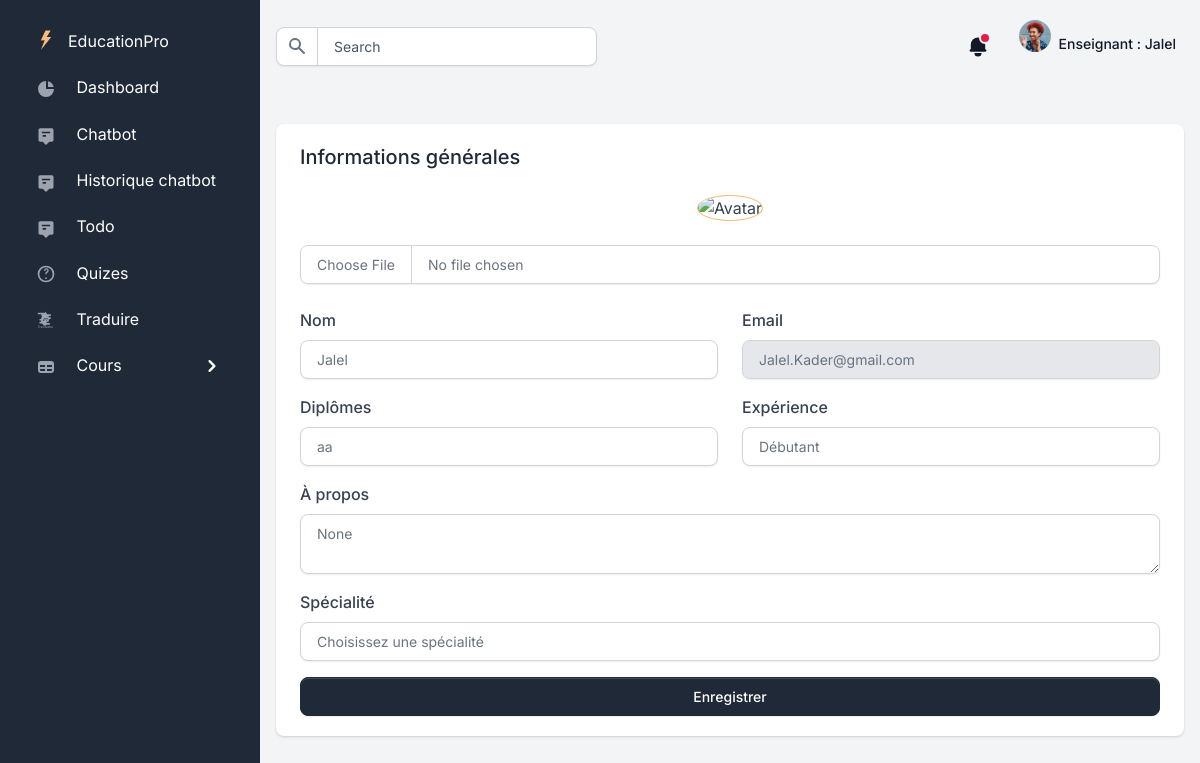
Page /accounts/profile (signed in) on the committed database.
### accounts/models.py (models this page shows, shortened)
class CustomUser(AbstractUser):
    ROLES = [
        ('Etudiant', 'Étudiant'),
        ('Enseignant', 'Enseignant'),
    ]
    EXPERIENCES = [
        ('Débutant', 'Débutant'),
        ('Intermédiaire', 'Intermédiaire'),
        ('Avancé', 'Avancé'),
    ]
    SPECIALITES = [
        ('Développement Web', 'Développement Web'),
        ('Développement Mobile', 'Développement Mobile'),
        ('Développement Logiciel', 'Développement Logiciel'),
        ('Développement Jeux Vidéo', 'Développement Jeux Vidéo'),
        ('Développement Réseau', 'Développement Réseau'),
        ('Développement Système', 'Développement Système'),
        ('Développement Embarqué', 'Développement Embarqué'),
        ('Développement IA', 'Développement IA'),
        ('Développement IoT', 'Développement IoT'),
        ('Développement Cloud', 'Développement Cloud'),
        ('Développement Big Data', 'Développement Big Data'),
        ('Développement Blockchain', 'Développement Blockchain'),
        ('Développement Sécurité', 'Développement Sécurité'),
        ('Développement DevOps', 'Développement DevOps'),
        ('Développement Autre', 'Développement Autre'),
    ]
    role = models.CharField(max_length=50, choices=ROLES, default='Etudiant')
    experience = models.CharField(max_length=50, choices=EXPERIENCES, default='Débutant')
    diplomes = models.CharField(max_length=255, blank=True, null=True)
    specialite = models.CharField(max_length=100, blank=True, null=True)
    about = models.TextField(blank=True, null=True)
    avatar = models.ImageField(upload_to='avatars/', blank=True, null=True)

### accounts/views.py (the view, shortened to what this page needs)
# urls.py: path('profile', views.profile, name='profile'),
@login_required(login_url='signin')
def profile(request):
    user = request.user
    error = False
    message = ""
    return render(request, 'accounts/profile.html', {'user': user, 'error': error, 'message': message})

### templates/accounts/profile.html (shortened to what this page needs)
{% extends "layouts/base.html" %}
{% block content %}
<div class="d-flex justify-content-between flex-wrap flex-md-nowrap align-items-center py-4">
</div>
<div class="row">
    <div >
        <div class="card card-body border-0 shadow mb-4">
            <h2 class="h5 mb-4">Informations générales</h2>
            <form action="{% url 'update_profile' %}" method="POST" enctype="multipart/form-data">
                <div class="text-center mb-4">
                    {% if user.avatar %}
                    <img src="{{ user.avatar.url }}" alt="Avatar" class="rounded-circle border border-primary" width="150" height="150">
                    {% else %}
                    <img src="https://mdbootstrap.com/img/Photos/new-templates/bootstrap-login-form/draw2.png" alt="Avatar" class="rounded-circle border border-secondary" width="150" height="150">
                    {% endif %}
                </div>
                <div class="form-outline mb-4">
                    <input type="file" class="form-control" id="avatar" name="avatar">
                </div>
                <div class="row">
                    <div class="col-md-6 mb-3">
                        <label for="name">Nom</label>
                        <input type="text" id="name" name="name" class="form-control" value="{{ user.username }}" required>
                    </div>
                    <div class="col-md-6 mb-3">
                        <label for="email">Email</label>
                        <input type="email" id="email" name="email" class="form-control" value="{{ user.email }}" readonly>
                    </div>
                </div>
                <div class="row">
                    <div class="col-md-6 mb-3">
                        <label for="diplomes">Diplômes</label>
                        <input type="text" id="diplomes" name="diplomes" class="form-control" value="{{ user.diplomes }}">
                    </div>
                    <div class="col-md-6 mb-3">
                        <label for="experience">Expérience</label>
                        <select id="experience" name="experience" class="form-control">
                            <option value="Débutant" {% if user.experience == 'Débutant' %}selected{% endif %}>Débutant</option>
                        </select>
                    </div>
                </div>
                <div class="mb-3">
                    <label for="about">À propos</label>
                    <textarea id="about" name="about" class="form-control">{{ user.about }}</textarea>
                </div>
                <div class="mb-3">
                    <label for="specialite">Spécialité</label>
                    <select id="specialite" class="form-control" name="specialite">
                        <option value="" disabled selected>Choisissez une spécialité</option>
                    </select>
                </div>
                <div class="d-flex justify-content-end">
                    <button type="submit" class="btn btn-primary w-100">Enregistrer</button>
                </div>
            </form>
        </div>
    </div>
</div>
{% endblock content %}

### templates/includes/navigation.html (shortened to what this page needs)
<nav class="navbar navbar-top navbar-expand navbar-dashboard navbar-dark ps-0 pe-2 pb-0">
              <div class="container-fluid px-0">
                <div class="d-flex justify-content-between w-100" id="navbarSupportedContent">
                  <div class="d-flex align-items-center">
                    <form class="navbar-search form-inline" id="navbar-search-main">
                      <div class="input-group input-group-merge search-bar">
                          <span class="input-group-text" id="topbar-addon">
                          </span>
                          <input type="text" class="form-control" id="topbarInputIconLeft" placeholder="Search" aria-label="Search" aria-describedby="topbar-addon">
                      </div>
                    </form>
                  </div>
                  <ul class="navbar-nav align-items-center">
                    <li class="nav-item dropdown">
                      <a class="nav-link text-dark notification-bell unread dropdown-toggle" data-unread-notifications="true" href="#" role="button" data-bs-toggle="dropdown" data-bs-display="static" aria-expanded="false">
                        <svg class="icon icon-sm text-gray-900" fill="currentColor" viewBox="0 0 20 20" xmlns="http://www.w3.org/2000/svg"><path d="M10 2a6 6 0 00-6 6v3.586l-.707.707A1 1 0 004 14h12a1 1 0 00.707-1.707L16 11.586V8a6 6 0 00-6-6zM10 18a3 3 0 01-3-3h6a3 3 0 01-3 3z"></path></svg>
                      </a>
                    </li>
                    <li class="nav-item dropdown ms-lg-3">
                      <a class="nav-link dropdown-toggle pt-1 px-0" href="#" role="button" data-bs-toggle="dropdown" aria-expanded="false">
                        <div class="media d-flex align-items-center">
                            <p class="text-center">
                                {% if user.avatar %}
                                <img src="{{ user.avatar.url }}" alt="Avatar"  class="avatar rounded-circle" >
                                {% else %}
                                <img src="/static/assets/img/team/profile-picture-3.jpg" alt="Avatar"  class="avatar rounded-circle" >
                                {% endif %}
                            </p>
                          <div class="media-body ms-2 text-dark align-items-center d-none d-lg-block">
                            <span class="mb-0 font-small fw-bold text-gray-900">
                              {% if user.is_authenticated and user.role == 'Etudiant'%}
                                Etudiant : <strong>{{ request.user.username }}</strong>
                              {% else %}
                                Enseignant : <strong>{{ request.user.username }}</strong>
                              {% endif %}
                            </span>
                          </div>
                        </div>
                      </a>
                    </li>
                  </ul>
                </div>
              </div>
            </nav>

### rows in the picture
CustomUser: user.username "Jalel", name "Jalel", email "Jalel.Kader@gmail.com", diplomes "aa", experience "Débutant", about "None"
